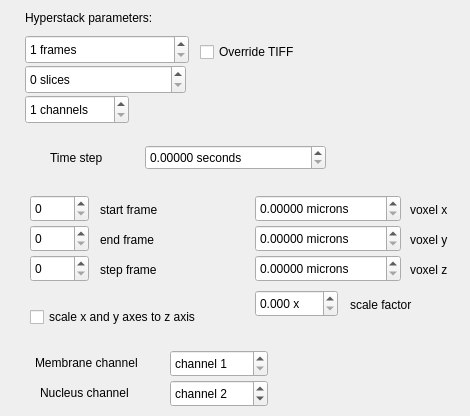
     <widget class="QWidget" name="tab_4">
      <attribute name="title">
       <string>TIFF</string>
      </attribute>
      <widget class="QSpinBox" name="spinChannels">
       <property name="geometry">
        <rect>
         <x>25</x>
         <y>95</y>
         <width>104</width>
         <height>29</height>
        </rect>
       </property>
       <property name="suffix">
        <string> channels</string>
       </property>
       <property name="prefix">
        <string/>
       </property>
       <property name="minimum">
        <number>1</number>
       </property>
       <property name="maximum">
        <number>100</number>
       </property>
      </widget>
      <widget class="QSpinBox" name="spinFrames">
       <property name="geometry">
        <rect>
         <x>25</x>
         <y>35</y>
         <width>164</width>
         <height>29</height>
        </rect>
       </property>
       <property name="suffix">
        <string> frames</string>
       </property>
       <property name="minimum">
        <number>1</number>
       </property>
       <property name="maximum">
        <number>999999999</number>
       </property>
      </widget>
      <widget class="QSpinBox" name="spinSlices">
       <property name="geometry">
        <rect>
         <x>25</x>
         <y>65</y>
         <width>161</width>
         <height>29</height>
        </rect>
       </property>
       <property name="suffix">
        <string> slices</string>
       </property>
       <property name="maximum">
        <number>1000000000</number>
       </property>
      </widget>
      <widget class="QCheckBox" name="checkOverrideTIFF">
       <property name="geometry">
        <rect>
         <x>200</x>
         <y>40</y>
         <width>129</width>
         <height>24</height>
        </rect>
       </property>
       <property name="text">
        <string>Override TIFF</string>
       </property>
      </widget>
      <widget class="QLabel" name="label_5">
       <property name="geometry">
        <rect>
         <x>100</x>
         <y>230</y>
         <width>75</width>
         <height>19</height>
        </rect>
       </property>
       <property name="text">
        <string>end frame</string>
       </property>
      </widget>
      <widget class="QLabel" name="label_4">
       <property name="geometry">
        <rect>
         <x>100</x>
         <y>200</y>
         <width>81</width>
         <height>19</height>
        </rect>
       </property>
       <property name="text">
        <string>start frame</string>
       </property>
      </widget>
      <widget class="QLabel" name="label_23">
       <property name="geometry">
        <rect>
         <x>100</x>
         <y>260</y>
         <width>79</width>
         <height>19</height>
        </rect>
       </property>
       <property name="text">
        <string>step frame</string>
       </property>
      </widget>
      <widget class="QSpinBox" name="spinStartFrame">
       <property name="geometry">
        <rect>
         <x>30</x>
         <y>195</y>
         <width>59</width>
         <height>27</height>
        </rect>
       </property>
       <property name="maximum">
        <number>999999999</number>
       </property>
      </widget>
      <widget class="QSpinBox" name="spinEndFrame">
       <property name="geometry">
        <rect>
         <x>30</x>
         <y>225</y>
         <width>59</width>
         <height>27</height>
        </rect>
       </property>
       <property name="maximum">
        <number>999999999</number>
       </property>
      </widget>
      <widget class="QSpinBox" name="spinStepFrame">
       <property name="geometry">
        <rect>
         <x>30</x>
         <y>255</y>
         <width>59</width>
         <height>27</height>
        </rect>
       </property>
       <property name="maximum">
        <number>999999999</number>
       </property>
      </widget>
      <widget class="QCheckBox" name="checkScaleToZ">
       <property name="geometry">
        <rect>
         <x>30</x>
         <y>305</y>
         <width>218</width>
         <height>24</height>
        </rect>
       </property>
       <property name="text">
        <string>scale x and y axes to z axis</string>
       </property>
      </widget>
      <widget class="QLabel" name="label_6">
       <property name="geometry">
        <rect>
         <x>410</x>
         <y>200</y>
         <width>51</width>
         <height>19</height>
        </rect>
       </property>
       <property name="text">
        <string>voxel x</string>
       </property>
      </widget>
      <widget class="QDoubleSpinBox" name="spinVoxelZ">
       <property name="geometry">
        <rect>
         <x>255</x>
         <y>255</y>
         <width>146</width>
         <height>27</height>
        </rect>
       </property>
       <property name="suffix">
        <string> microns</string>
       </property>
       <property name="decimals">
        <number>5</number>
       </property>
       <property name="singleStep">
        <double>0.010000000000000</double>
       </property>
      </widget>
      <widget class="QDoubleSpinBox" name="spinVoxelX">
       <property name="geometry">
        <rect>
         <x>255</x>
         <y>195</y>
         <width>146</width>
         <height>27</height>
        </rect>
       </property>
       <property name="suffix">
        <string> microns</string>
       </property>
       <property name="decimals">
        <number>5</number>
       </property>
       <property name="singleStep">
        <double>0.010000000000000</double>
       </property>
      </widget>
      <widget class="QLabel" name="label_8">
       <property name="geometry">
        <rect>
         <x>410</x>
         <y>260</y>
         <width>50</width>
         <height>19</height>
        </rect>
       </property>
       <property name="text">
        <string>voxel z</string>
       </property>
      </widget>
      <widget class="QDoubleSpinBox" name="spinScale">
       <property name="geometry">
        <rect>
         <x>255</x>
         <y>290</y>
         <width>83</width>
         <height>27</height>
        </rect>
       </property>
       <property name="suffix">
        <string> x</string>
       </property>
       <property name="decimals">
        <number>3</number>
       </property>
       <property name="singleStep">
        <double>0.100000000000000</double>
       </property>
      </widget>
      <widget class="QLabel" name="label_19">
       <property name="geometry">
        <rect>
         <x>350</x>
         <y>295</y>
         <width>82</width>
         <height>19</height>
        </rect>
       </property>
       <property name="text">
        <string>scale factor</string>
       </property>
      </widget>
      <widget class="QDoubleSpinBox" name="spinVoxelY">
       <property name="geometry">
        <rect>
         <x>255</x>
         <y>225</y>
         <width>146</width>
         <height>27</height>
        </rect>
       </property>
       <property name="suffix">
        <string> microns</string>
       </property>
       <property name="decimals">
        <number>5</number>
       </property>
       <property name="singleStep">
        <double>0.010000000000000</double>
       </property>
      </widget>
      <widget class="QLabel" name="label_17">
       <property name="geometry">
        <rect>
         <x>410</x>
         <y>230</y>
         <width>51</width>
         <height>19</height>
        </rect>
       </property>
       <property name="text">
        <string>voxel y</string>
       </property>
      </widget>
      <widget class="QLabel" name="label_38">
       <property name="geometry">
        <rect>
         <x>40</x>
         <y>385</y>
         <width>112</width>
         <height>16</height>
        </rect>
       </property>
       <property name="text">
        <string>Nucleus channel</string>
       </property>
      </widget>
      <widget class="QSpinBox" name="spinNucChannel">
       <property name="geometry">
        <rect>
         <x>170</x>
         <y>380</y>
         <width>98</width>
         <height>27</height>
        </rect>
       </property>
       <property name="prefix">
        <string>channel </string>
       </property>
       <property name="minimum">
        <number>1</number>
       </property>
       <property name="maximum">
        <number>100</number>
       </property>
       <property name="value">
        <number>2</number>
       </property>
      </widget>
      <widget class="QSpinBox" name="spinEdgeChannel">
       <property name="geometry">
        <rect>
         <x>170</x>
         <y>350</y>
         <width>98</width>
         <height>27</height>
        </rect>
       </property>
       <property name="prefix">
        <string>channel </string>
       </property>
       <property name="minimum">
        <number>1</number>
       </property>
       <property name="maximum">
        <number>100</number>
       </property>
      </widget>
      <widget class="QLabel" name="label_2">
       <property name="geometry">
        <rect>
         <x>35</x>
         <y>355</y>
         <width>120</width>
         <height>16</height>
        </rect>
       </property>
       <property name="text">
        <string>Membrane channel</string>
       </property>
      </widget>
      <widget class="QDoubleSpinBox" name="spinTimeStep">
       <property name="geometry">
        <rect>
         <x>145</x>
         <y>145</y>
         <width>181</width>
         <height>25</height>
        </rect>
       </property>
       <property name="prefix">
        <string/>
       </property>
       <property name="suffix">
        <string> seconds</string>
       </property>
       <property name="decimals">
        <number>5</number>
       </property>
       <property name="maximum">
        <double>999999999.000000000000000</double>
       </property>
      </widget>
      <widget class="QLabel" name="label">
       <property name="geometry">
        <rect>
         <x>25</x>
         <y>10</y>
         <width>150</width>
         <height>16</height>
        </rect>
       </property>
       <property name="text">
        <string>Hyperstack parameters:</string>
       </property>
      </widget>
      <widget class="QLabel" name="label_11">
       <property name="geometry">
        <rect>
         <x>50</x>
         <y>150</y>
         <width>86</width>
         <height>16</height>
        </rect>
       </property>
       <property name="text">
        <string>Time step</string>
       </property>
      </widget>
     </widget>
